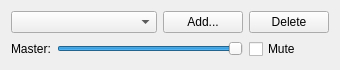
<ui version="4.0" >
 <class>MusicCtrlUi</class>
 <widget class="QWidget" name="MusicCtrlUi" >
  <property name="geometry" >
   <rect>
    <x>0</x>
    <y>0</y>
    <width>340</width>
    <height>70</height>
   </rect>
  </property>
  <property name="sizePolicy" >
   <sizepolicy vsizetype="Fixed" hsizetype="Fixed" >
    <horstretch>0</horstretch>
    <verstretch>0</verstretch>
   </sizepolicy>
  </property>
  <property name="minimumSize" >
   <size>
    <width>340</width>
    <height>70</height>
   </size>
  </property>
  <property name="maximumSize" >
   <size>
    <width>340</width>
    <height>70</height>
   </size>
  </property>
  <layout class="QGridLayout" >
   <item row="0" column="0" >
    <widget class="QComboBox" name="m_playlistCbo" >
     <property name="sizePolicy" >
      <sizepolicy vsizetype="Fixed" hsizetype="Expanding" >
       <horstretch>0</horstretch>
       <verstretch>0</verstretch>
      </sizepolicy>
     </property>
    </widget>
   </item>
   <item row="0" column="1" >
    <widget class="QPushButton" name="m_addBtn" >
     <property name="text" >
      <string>Add...</string>
     </property>
    </widget>
   </item>
   <item row="0" column="2" >
    <widget class="QPushButton" name="m_deleteBtn" >
     <property name="text" >
      <string>Delete</string>
     </property>
    </widget>
   </item>
   <item row="1" column="0" colspan="2" >
    <layout class="QHBoxLayout" >
     <item>
      <widget class="QLabel" name="label" >
       <property name="sizePolicy" >
        <sizepolicy vsizetype="Preferred" hsizetype="Minimum" >
         <horstretch>0</horstretch>
         <verstretch>0</verstretch>
        </sizepolicy>
       </property>
       <property name="text" >
        <string>Master:</string>
       </property>
      </widget>
     </item>
     <item>
      <widget class="QSlider" name="m_musicVolumeSld" >
       <property name="sizePolicy" >
        <sizepolicy vsizetype="Fixed" hsizetype="Expanding" >
         <horstretch>0</horstretch>
         <verstretch>0</verstretch>
        </sizepolicy>
       </property>
       <property name="maximum" >
        <number>100</number>
       </property>
       <property name="value" >
        <number>100</number>
       </property>
       <property name="orientation" >
        <enum>Qt::Horizontal</enum>
       </property>
      </widget>
     </item>
    </layout>
   </item>
   <item row="1" column="2" >
    <widget class="QCheckBox" name="m_musicMuteChk" >
     <property name="text" >
      <string>Mute</string>
     </property>
    </widget>
   </item>
  </layout>
 </widget>
 <resources/>
 <connections/>
</ui>
